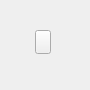
<?xml version="1.0" encoding="UTF-8"?>
<ui version="4.0">
 <class>ToolButtonWidget</class>
 <widget class="QWidget" name="ToolButtonWidget">
  <property name="geometry">
   <rect>
    <x>0</x>
    <y>0</y>
    <width>90</width>
    <height>90</height>
   </rect>
  </property>
  <property name="windowTitle">
   <string>Form</string>
  </property>
  <layout class="QHBoxLayout" name="horizontalLayout" stretch="0">
   <property name="spacing">
    <number>0</number>
   </property>
   <property name="leftMargin">
    <number>0</number>
   </property>
   <property name="topMargin">
    <number>0</number>
   </property>
   <property name="rightMargin">
    <number>0</number>
   </property>
   <property name="bottomMargin">
    <number>0</number>
   </property>
   <item>
    <widget class="QWidget" name="widget" native="true">
     <widget class="QToolButton" name="toolButton">
      <property name="geometry">
       <rect>
        <x>35</x>
        <y>30</y>
        <width>16</width>
        <height>24</height>
       </rect>
      </property>
      <property name="sizePolicy">
       <sizepolicy hsizetype="Preferred" vsizetype="Preferred">
        <horstretch>0</horstretch>
        <verstretch>0</verstretch>
       </sizepolicy>
      </property>
      <property name="font">
       <font>
        <family>Microsoft YaHei UI Light</family>
        <pointsize>9</pointsize>
       </font>
      </property>
      <property name="cursor">
       <cursorShape>PointingHandCursor</cursorShape>
      </property>
      <property name="text">
       <string/>
      </property>
      <property name="toolButtonStyle">
       <enum>Qt::ToolButtonTextOnly</enum>
      </property>
     </widget>
    </widget>
   </item>
  </layout>
 </widget>
 <resources/>
 <connections/>
</ui>
